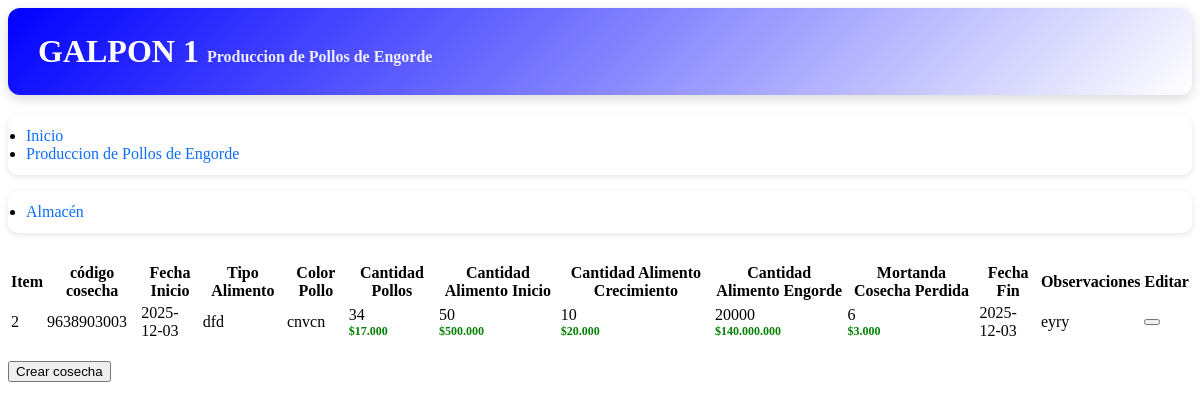
Screenshot of /administrador/vista_admin/vista_galpon1.php?codigo_orions=9638903003 (signed in) with the database file from the repository.
### tables this page shows
CREATE TABLE `galpon_1` (
  `codigo` int(10) NOT NULL,
  `codigo_orions` varchar(10) NOT NULL,
  `descripcion` varchar(200) NOT NULL,
  `tipo_alimento` varchar(200) NOT NULL,
  `fayido` int(255) NOT NULL,
  `cantidad` int(10) NOT NULL,
  `cantidad_pollo` int(10) NOT NULL,
  `color` varchar(100) NOT NULL,
  `fecha_inicio` date NOT NULL,
  `fecha_fin` date NOT NULL,
  `precio_pollo` float NOT NULL,
  `precio_alimento` float NOT NULL,
  `alimento_inicio` int(10) NOT NULL,
  `precio_inicio` float NOT NULL,
  `alimento_preinicio` int(10) NOT NULL,
  `precio_preinicio` float NOT NULL
);

### modelo/datos-galpon1.php (called while the page is built, shortened)
<?php
class misGalpon1
{
    function viewGalpones1($codigo_orions = null)
    {
        $conexion = new Conexion();
        if ($codigo_orions !== null) {
            $consulta = "SELECT
                            codigo,
                            codigo_orions,
                            cantidad_pollo,
                            precio_pollo,
                            color,
                            fayido,
                            tipo_alimento,
                            cantidad,
                            precio_alimento,
                            fecha_inicio,
                            fecha_fin,
                            descripcion,
                            alimento_inicio,
                            precio_inicio,
                            alimento_preinicio,
                            precio_preinicio
                         FROM galpon_1
                         WHERE codigo_orions = :codigo_orions
                         ORDER BY codigo ASC";
            $modules = $conexion->prepare($consulta);
            $modules->bindParam(':codigo_orions', $codigo_orions);
        }
        $modules->execute();
        return $modules->fetchAll(PDO::FETCH_ASSOC);
    }
    function countGalponir1()
    {
        $conexion = new Conexion();
        $consulta = "SELECT count(codigo_orions) as cant
                     FROM galpon_1";
        $modules = $conexion->prepare($consulta);
        $modules->execute();
        $data = $modules->fetch(PDO::FETCH_ASSOC);
        $total = $data['cant'];
        return $total;
    }
}

### administrador/vista_admin/vista_galpon1.php (the view, shortened to what this page needs)
<?php
require_once '../../modelo/val-admin.php';
include '../../modelo/datos-galpon1.php';
if ($rol_user != 1 && $rol_user != 2) {
    echo '<script language = javascript>
    alert ("Debe seleccionar un centro de formación.")
    self.location="../index.php"
    </script>';
} else {
    $mis_galpon1 = new misGalpon1();
    if (isset($_GET['codigo_orions']) && !empty($_GET['codigo_orions'])) {
        $codigo_orions = $_GET['codigo_orions'];
        $res = $mis_galpon1->viewGalpones1($codigo_orions);
    } else {
        $res = $mis_galpon1->viewGalpones1();
    }
}
?>
<div class="col-sm-12">
    <div class="page-head">
        <div class="page-head-modern">
            <h1>
                GALPON 1
                <small>Produccion de Pollos de Engorde</small>
            </h1>
        </div>
        <ul class="breadcrumb breadcrumb-modern">
            <li>
                <a href="index.php">Inicio</a>
            </li>
            <li>
                <a href="index.php">Produccion de Pollos de Engorde</a>
            </li>
        </ul>
        <ul class="breadcrumb breadcrumb-modern">
            <li>
                <a href="almacen.php">Almacén</a>
            </li>
        </ul>
        <br />
        <div class="table-responsive">
            <table id="example" class="table table-striped table-bordered">
                <thead>
                    <th>
                        <div class="text-center">Item</div>
                    </th>
                    <th>
                        <div class="text-center">código cosecha</div>
                    </th>
                    <th>
                        <div class="text-center">Fecha<br />Inicio</div>
                    </th>
                    <th>
                        <div class="text-center">Tipo Alimento</div>
                    </th>
                    <th>
                        <div class="text-center">Color Pollo</div>
                    </th>
                    <th>
                        <div class="text-center">Cantidad Pollos</div>
                    </th>
                    <th>
                        <div class="text-center">Cantidad Alimento Inicio</div>
                    </th>
                    <th>
                        <div class="text-center">Cantidad Alimento Crecimiento</div>
                    </th>
                    <th>
                        <div class="text-center">Cantidad Alimento Engorde</div>
                    </th>
                    <th>
                        <div class="text-center">Mortanda Cosecha Perdida</div>
                    </th>
                    <th>
                        <div class="text-center">Fecha<br />Fin</div>
                    </th>
                    <th>
                        <div class="text-center">Observaciones</div>
                    </th>
                    <th>
                        <div class="text-center">Editar</div>
                    </th>
                </thead>
                <tbody>
                    <?php
                    foreach ($res as $data) {
                        $cant_galpon1 = $mis_galpon1->countGalponir1(['codigo_orions']);
                        $datos = $data['codigo'] . "||" .
                            $data['codigo_orions'] . "||" .
                            $data['cantidad_pollo'] . "||" .
                            $data['precio_pollo'] . "||" .
                            $data['color'] . "||" .
                            $data['fayido'] . "||" .
                            $data['tipo_alimento'] . "||" .
                            $data['cantidad'] . "||" .
                            $data['precio_alimento'] . "||" .
                            $data['fecha_inicio'] . "||" .
                            $data['fecha_fin'] . "||" .
                            $data['descripcion'] . "||" .
                            $data['alimento_inicio'] . "||" .
                            $data['precio_inicio'] . "||" .
                            $data['alimento_preinicio'] . "||" .
                            $data['precio_preinicio'];
                    ?>
                        <tr>
                            <td>
                                <div class="text-center"><?php echo $data['codigo']; ?></div>
                            </td>
                            <td style="cursor:pointer;">
                                <div class="text-center" style="pointer-events:none;">
                                    <?php echo !empty($data['codigo_orions']) ? $data['codigo_orions'] : 'N/A'; ?>
                                </div>
                            </td>
                            <td>
                                <div class="text-center"><?php echo $data['fecha_inicio']; ?></div>
                            </td>
                            <td>
                                <div class="text-center"><?php echo !empty($data['tipo_alimento']) ? $data['tipo_alimento'] : 'N/A'; ?></div>
                            </td>
                            <td>
                                <div class="text-center"><?php echo !empty($data['color']) ? $data['color'] : 'N/A'; ?> </div>
                            </td>
                            <td>
                                <div class="text-center">
                                    <?php
                                    $cantidad = $data['cantidad_pollo'];
                                    $precio_unitario = $data['precio_pollo'];
                                    $precio_total = $cantidad * $precio_unitario;
                                    ?>
                                    <?php echo $cantidad; ?>
                                    <div style="font-size:12px; color:green; font-weight:bold;">
                                        $<?php echo number_format($precio_total, 0, ',', '.');
                                            ?>
                                    </div>
                                </div>
                            </td>
                            <td>
                                <div class="text-center">
                                    <?php
                                    $cantidad = $data['alimento_inicio'];
                                    $precio_unitario = $data['precio_inicio'];
                                    $precio_total = $cantidad * $precio_unitario;
                                    ?>
                                    <?php echo $cantidad; ?>
                                    <div style="font-size:12px; color:green; font-weight:bold;">
                                        $<?php echo number_format($precio_total, 0, ',', '.');
                                            ?>
                                    </div>
                                </div>
                            </td>
                            <td>
                                <div class="text-center">
                                    <?php
                                    $cantidad = $data['alimento_preinicio'];
                                    $precio_unitario = $data['precio_preinicio'];
                                    $precio_total = $cantidad * $precio_unitario;
                                    ?>
                                    <?php echo $cantidad; ?>
                                    <div style="font-size:12px; color:green; font-weight:bold;">
                                        $<?php echo number_format($precio_total, 0, ',', '.');
                                            ?>
                                    </div>
                                </div>
                            </td>
                            <td>
                                <div class="text-center">
                                    <?php
                                    $cantidad = $data['cantidad'];
                                    $precio_unitario = $data['precio_alimento'];
                                    $precio_total = $cantidad * $precio_unitario;
                                    ?>
                                    <?php echo $cantidad; ?>
                                    <div style="font-size:12px; color:green; font-weight:bold;">
                                        $<?php echo number_format($precio_total, 0, ',', '.'); ?>
                                    </div>
                                </div>
                            </td>
                            <td>
                                <div class="text-center">
                                    <?php
                                    $cantidad = $data['fayido'];
                                    $precio_unitario = $data['precio_pollo'];
                                    $precio_total = $cantidad * $precio_unitario;
                                    ?>
                                    <?php echo $cantidad; ?>
                                    <div style="font-size:12px; color:green; font-weight:bold;">
                                        $<?php echo number_format($precio_total, 0, ',', '.'); ?>
                                    </div>
                                </div>
                            </td>
                            <td>
                                <div class="text-center"><?php echo $data['fecha_fin']; ?></div>
                            </td>
                            <td>
                                <div class="text-center"><?php echo !empty($data['descripcion']) ? $data['descripcion'] : 'N/A'; ?></div>
                            </td>
                            <td>
                                <div class="text-center"><button class="btn btn-primary glyphicon glyphicon glyphicon-pencil" data-toggle="modal" data-target="#modalEdicionGalpon1" onclick="agregarFormGalpon1('<?php echo  $datos ?>')"></button></div>
                            </td>
                        </tr>
                    <?php
                    }
                    ?>
                </tbody>
            </table>
        </div>
        <br />
        <button type="button" class="btn btn-success" data-toggle="modal" data-target="#modalNuevoGalpon1">Crear cosecha</button>
        <br />
    </div>
</div>

### administrador/vista_admin/vista_galpon1.php (style rules this page uses)
.page-head-modern { background: linear-gradient(135deg, #0000ff, #ffffff); padding: 25px 30px; border-radius: 12px; color: #fff; box-shadow: 0 4px 12px rgba(0, 0, 0, 0.15); margin-bottom: 20px; }
.page-head-modern h1 { font-size: 32px; font-weight: 700; margin: 0; }
.page-head-modern small { font-size: 16px; opacity: 0.9; }
.breadcrumb-modern { background: #ffffff; padding: 12px 18px; border-radius: 10px; box-shadow: 0 2px 6px rgba(0, 0, 0, 0.1); margin-bottom: 10px; }
.breadcrumb-modern li a { color: #0d6efd; font-weight: 500; text-decoration: none; }

### rows the page displays
galpon_1: codigo "2", codigo_orions "9638903003", fecha_inicio "2025-12-03", tipo_alimento "dfd", color "cnvcn", cantidad_pollo "34", precio_total "17.000", alimento_inicio "50", precio_total "500.000", alimento_preinicio "10", precio_total "20.000", cantidad "20000", precio_total "140.000.000", fayido "6", precio_total "3.000", fecha_fin "2025-12-03", descripcion "eyry"
